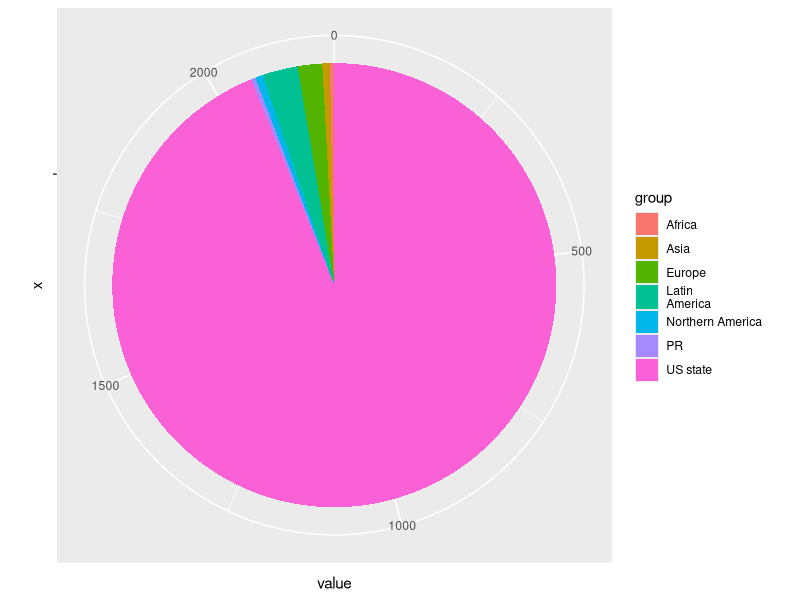
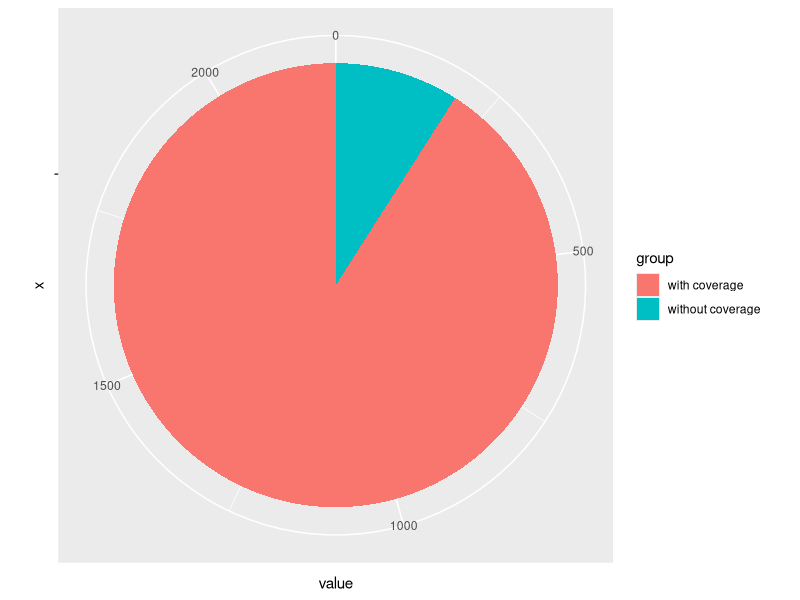
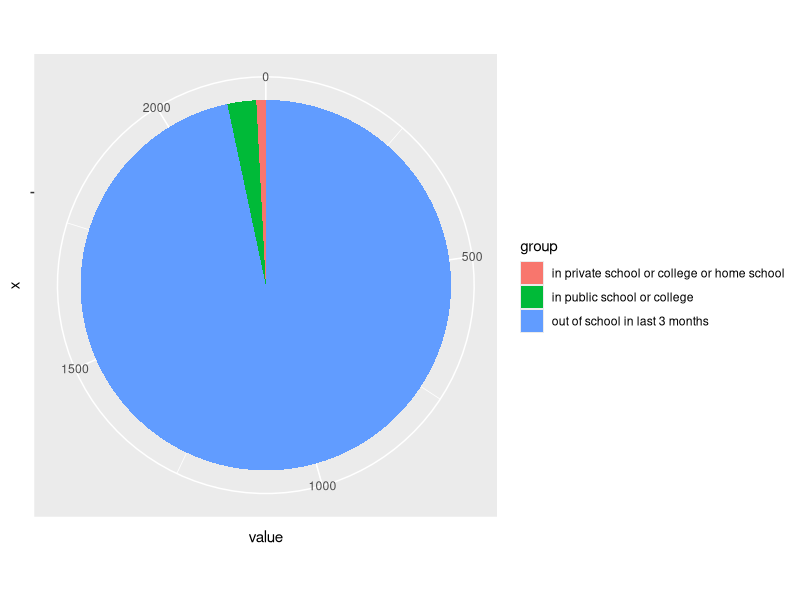
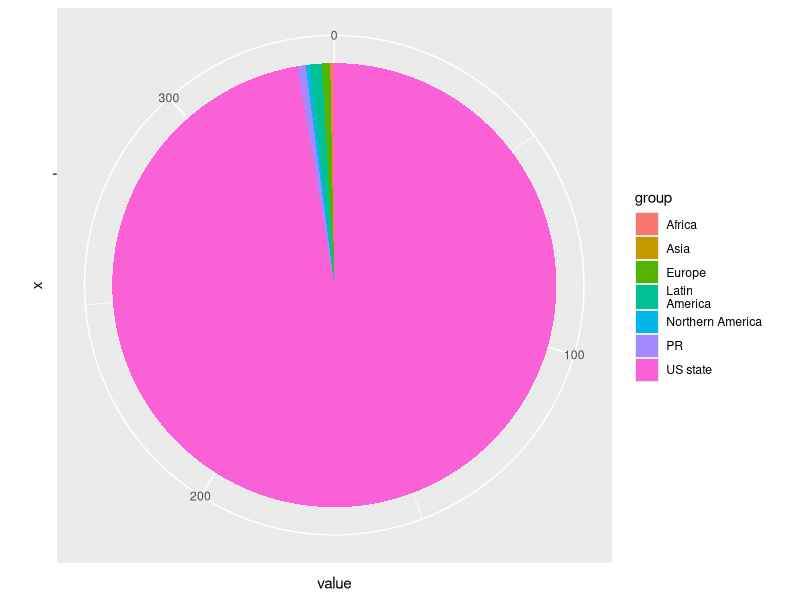
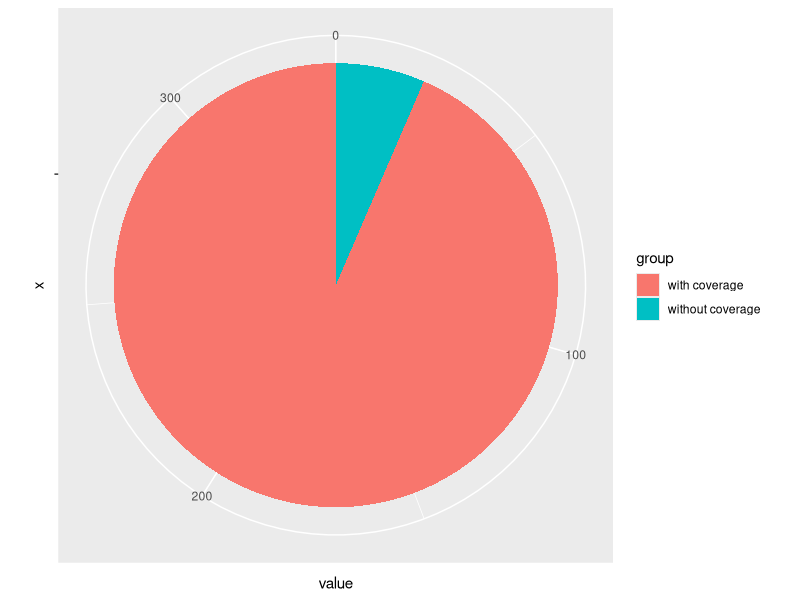
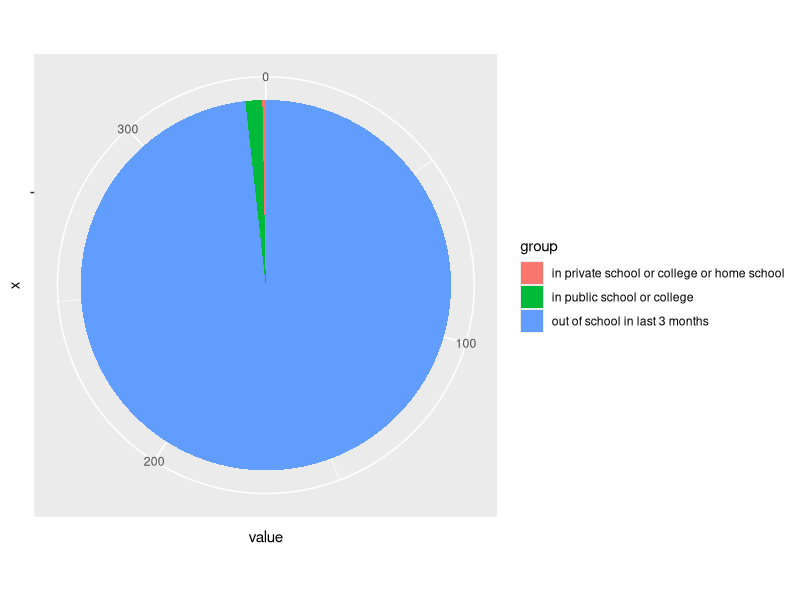

These charts were generated, in order, by the following R code:
## ---- chunk 1
library(readr)
library(dplyr)
library(ggplot2)
## ---- chunk 2
data <- read.csv("ACSdata.csv")
## ---- chunk 3
data <- data %>% filter(SEX==1, RACE==1, MAR==1)
## ---- chunk 4
WAOB_data <- c()
for (i in 1:7){
  WAOB_data[i] <- sum(data$WAOB==i)
}
lbls <- c("US state", "PR", "Latin
America", "Asia", "Europe", "Africa", "Northern America")
df <- data.frame(
  group = lbls,
  value = WAOB_data
  )
ggplot(df, aes(x="", y=value, fill=group))+ geom_bar(width = 1, stat = "identity")+ coord_polar("y", start=0)
## ---- chunk 5
HICOV_data <- c()
for (i in 1:2){
  HICOV_data[i] <- sum(data$HICOV==i)
}
lbls <- c("with coverage", "without coverage")
df <- data.frame(
  group = lbls,
  value = HICOV_data
  )
ggplot(df, aes(x="", y=value, fill=group))+ geom_bar(width = 1, stat = "identity")+ coord_polar("y", start=0)
## ---- chunk 6
SCH_data <- c()
for (i in 1:3){
  SCH_data[i] <- sum(data$SCH==i)
}
lbls <- c("out of school in last 3 months", "in public school or college", "in private school or college or home school")
df <- data.frame(
  group = lbls,
  value = SCH_data
  )
ggplot(df, aes(x="", y=value, fill=group))+ geom_bar(width = 1, stat = "identity")+ coord_polar("y", start=0)
## ---- chunk 7
data <- read.csv("ACSdata.csv")
data <- data %>% filter(SEX == 1, RACE == 1, MAR == 1, DIS == 1)
## ---- chunk 8
WAOB_data <- c()
for (i in 1:7){
  WAOB_data[i] <- sum(data$WAOB==i)
}
lbls <- c("US state", "PR", "Latin
America", "Asia", "Europe", "Africa", "Northern America")
df <- data.frame(
  group = lbls,
  value = WAOB_data
  )
ggplot(df, aes(x="", y=value, fill=group))+ geom_bar(width = 1, stat = "identity")+ coord_polar("y", start=0)
## ---- chunk 9
HICOV_data <- c()
for (i in 1:2){
  HICOV_data[i] <- sum(data$HICOV==i)
}
lbls <- c("with coverage", "without coverage")
df <- data.frame(
  group = lbls,
  value = HICOV_data
  )
ggplot(df, aes(x="", y=value, fill=group))+ geom_bar(width = 1, stat = "identity")+ coord_polar("y", start=0)
## ---- chunk 10
SCH_data <- c()
for (i in 1:3){
  SCH_data[i] <- sum(data$SCH==i)
}
lbls <- c("out of school in last 3 months", "in public school or college", "in private school or college or home school")
df <- data.frame(
  group = lbls,
  value = SCH_data
  )
ggplot(df, aes(x="", y=value, fill=group))+ geom_bar(width = 1, stat = "identity")+ coord_polar("y", start=0)
